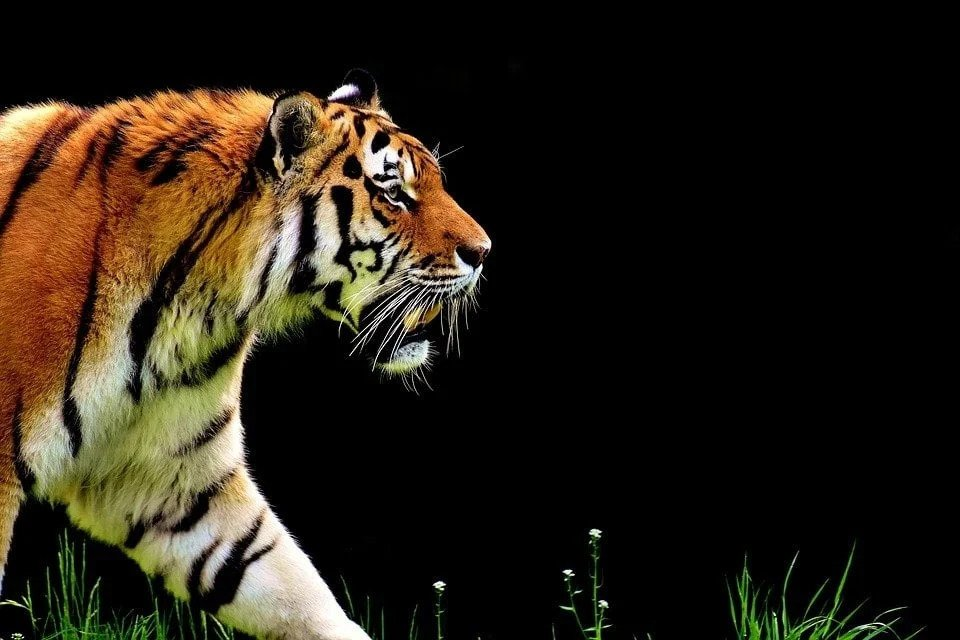
#> input picture Image-Edge-Detection/imgs/Input-image.jpg, 960 x 640 px
$ python sobel.py   (older library calls are emulated)
#> lines starting #> are read from the running program, lines starting #| are printed output that depends on the picture; after the words box and inside, x2 and y2 are one past the last pixel; in counts of white or black regions, pixels touching at a corner belong together
#> in main, img is the input picture: shape (640, 960, 3); mean B, G, R 21.2, 32.4, 39.7
### Image-Edge-Detection/src/edge_detector.py
import numpy as np
import cv2

### SOBEL ###
def sobel_function(img, blur_ksize=7, sobel_ksize=1, skipping_threshold=10,
                   x_direction=True, y_direction=True):
    ''' sobel edge detection
    Args:
        img: (np.array) img_array with RGB
        blur_ksize: (int) Kernel size parameter for Gaussian Blurry
        sobel_ksize: (int) size of extended Sobel Kernel. It should be 1, 3, 5, 7
        skipping_threshold: (int) ignore weakly edge
        x_direction: (bool) True with with edge enhanced in X-direction and otherwise
        y_direction: (bool) True with edge enhanced in Y-direction and otherwise
    Output:
        sobel_img: (np.array)
    '''
#> called with blur_ksize = 7, sobel_ksize = 1, skipping_threshold = 10, x_direction = True, y_direction = True

    # convert BGR to Gray
    gray_img = cv2.cvtColor(img, cv2.COLOR_RGB2GRAY)
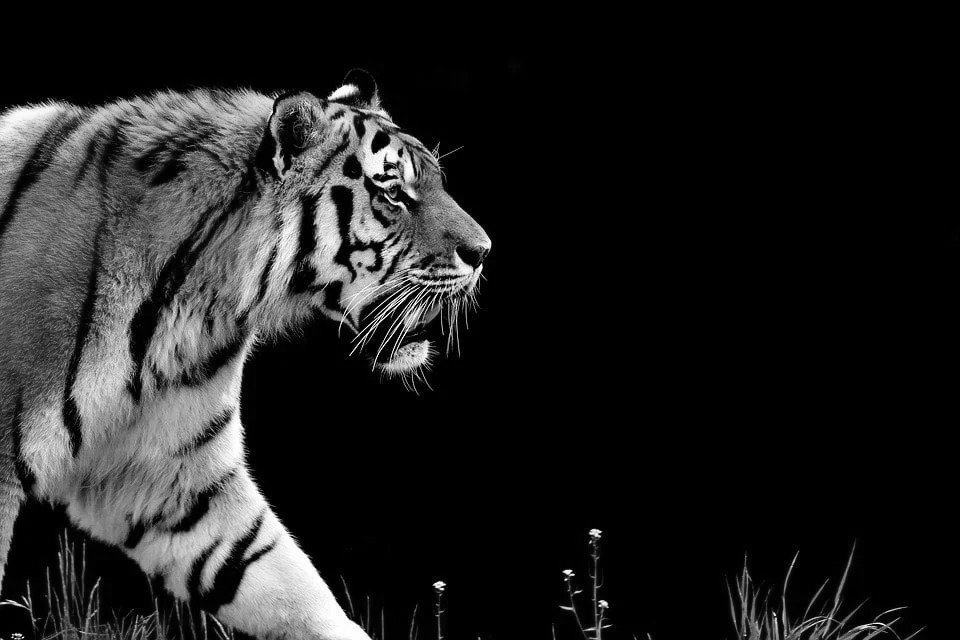
#> gray_img: shape (640, 960); min 0, max 255, mean 33.3
    '''Sobel often uses a Gaussian filter to remove noise, smooth the image first
    to make the edge detection algorithm work better.'''
    # https://docs.opencv.org/3.1.0/d4/d86/group__imgproc__filter.html#gaabe8c836e97159a9193fb0b11ac52cf1
    img_gaussian = cv2.GaussianBlur(gray_img,
                                    ksize = (blur_ksize, blur_ksize),
                                    sigmaX = 0)

    # sobel_img
    if x_direction:
        dx = 1
    else:
        dx = 0

    if y_direction:
        dy = 1
    else:
        dy = 0

    sobel_img = cv2.Sobel(src = img_gaussian, ddepth = cv2.CV_64F,
                          dx = dx, dy = dy, ksize = sobel_ksize)
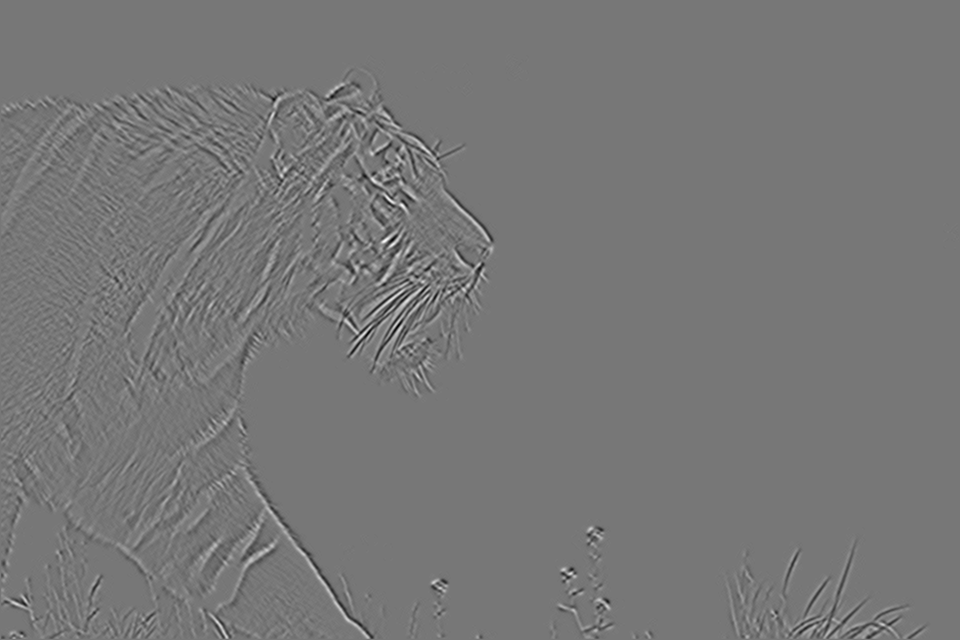
#> sobel_img: shape (640, 960) float64; min -67, max 76, mean 0; drawn with min black and max white
    #sobel_img = np.absolute(sobel_img)
    #sobel_img = np.uint8(sobel_img)

    # ignore weakly pixels
    for i in range(sobel_img.shape[0]):
        for j in range(sobel_img.shape[1]):
            if sobel_img[i][j] < skipping_threshold:
                sobel_img[i][j] = 0
            else:
                sobel_img[i][j] = 255
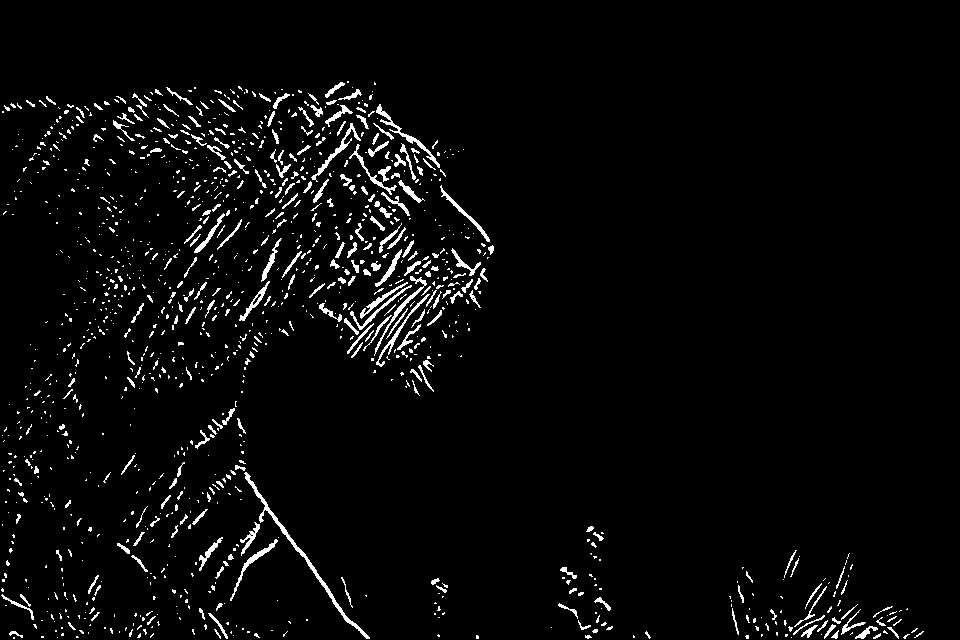
#> sobel_img: shape (640, 960) float64; 3.5% white in thin lines or dots, all inside (x1, y1, x2, y2) = (1, 81, 924, 639)

    return sobel_img

### CANNY EDGE ###
# [64 lines left out: functions canny_function, laplacian_function, dog_function, not called in this run]

### Image-Edge-Detection/sobel.py
import cv2
import numpy as np
import os
import argparse
from src.edge_detector import sobel_function

def main(img_name, output_name, img_dir='./imgs', x_direction=True, y_direction=True):
    IMAGE_PATH = os.path.join(img_dir, img_name)
    img = cv2.imread(IMAGE_PATH)
    img = cv2.cvtColor(img, cv2.COLOR_BGR2RGB)
    sobel_img = sobel_function(img, x_direction = x_direction, y_direction = y_direction)
    cv2.imshow("window", sobel_img)
    cv2.waitKey(0)
    if output_name is not None:
        os.makedirs('./outputs', exist_ok = True)
        cv2.imwrite(os.path.join('./outputs', output_name), sobel_img)
        print('Done saved')

if __name__ == "__main__":
    parser = argparse.ArgumentParser()
    parser.add_argument('--img_name', dest = 'img_name',
                        default = 'Input-image.jpg', type = str)
    parser.add_argument('--img_dir', dest = 'img_dir',
                        default = './imgs', type = str)
    parser.add_argument('--output_name', dest = 'output_name',
                         default=None, type = str)
    parser.add_argument('--x_direction', dest = 'x_direction',
                        action = 'store_true')
    parser.add_argument('-no-x_direction', dest = 'x_direction',
                        action = 'store_false')
    parser.set_defaults(x_direction = True)
    parser.add_argument('--y_direction', dest = 'y_direction',
                        action = 'store_true')
    parser.add_argument('-no-y_direction', dest = 'y_direction',
                        action = 'store_false')
    parser.set_defaults(y_direction = True)
    args = parser.parse_args()
    main(args.img_name, args.output_name, args.img_dir, args.x_direction, args.y_direction)
